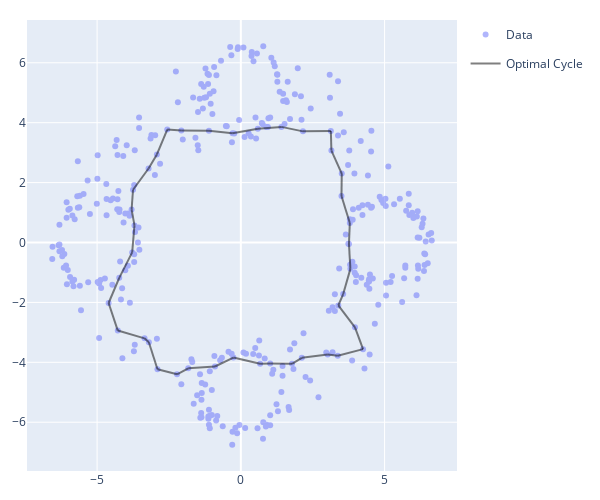

Here is the notebook cell this chart was saved with:
### Markdown cell above
#### Find Representative Cycles
To find representative cycles, we use the factored matrix and the `optimize_cycle` method. This returns a lot of information, including the initial unoptimized cycle and the process used to remove simplifies to optimize the cycle, but I don't show these here since I think they're irrelevant for our project. If interested, check out `vietoris_rips_bounding.ipynb` in Greg's example notebooks.

### Code cell
# cycle to optimize
i = homology[homology['dimension'] == 1].sort_values('cycle nnz').index[-1] # pick the largest cycle the optimize (could pick any what forms an actual cycle, this one's just easy)

# optimization problem
start = pd.Timestamp.now()
optimal = factored.optimize_cycle(
        birth_simplex=homology['birth simplex'][i], 
        problem_type='preserve PH basis'
    )
print(f'Optimizaiton took {pd.Timestamp.now() - start}')
optimal_edges = optimal['chain']['optimal cycle']['simplex'].tolist() # bounding box of optimal cycle

# plotting
trace_dta = go.Scatter( # data plot
        x=dta[:, 0],
        y=dta[:, 1],
        mode='markers',
        showlegend=True,
        name='Data',
        opacity=0.5
    )
traces_optimal = [oat.plot.edge__trace2d(edge, dta) for edge in optimal_edges] # optimal cycle plot
for n, trace in enumerate(traces_optimal): # plot optimal cycle
    trace.update(
            showlegend=(n==0),
            legendgroup='opti',
            opacity=0.5,
            name='Optimal Cycle',
            line=dict(color='black')
        )
fig = go.Figure(data=[trace_dta]+traces_optimal)
fig.update_layout(
        width=600, 
        height=500,
        margin=dict(l=20, r=20, t=20, b=20)
    )
fig.show()

### Figure 1 — Plotly figure (JSON) as saved in the notebook; plotly's stock layout.template omitted (floating-point values rounded to 4 significant figures; data arrays with more than 128 entries replaced by an {"elided": "..."} marker saying what was removed)
{"data": [{"mode": "markers", "name": "Data", "opacity": 0.5, "showlegend": true, "type": "scatter", "x": {"elided": "357 float values"}, "y": {"elided": "357 float values"}}, {"legendgroup": "opti", "line": {"color": "black"}, "mode": "lines", "name": "Optimal Cycle", "opacity": 0.5, "showlegend": true, "type": "scatter", "x": [-4.28, -4.44, -4.6], "y": [-2.94, -2.48, -2.02]}, {"legendgroup": "opti", "line": {"color": "black"}, "mode": "lines", "name": "Optimal Cycle", "opacity": 0.5, "showlegend": false, "type": "scatter", "x": [3.13, 2.645, 2.16], "y": [3.72, 3.715, 3.71]}, {"legendgroup": "opti", "line": {"color": "black"}, "mode": "lines", "name": "Optimal Cycle", "opacity": 0.5, "showlegend": false, "type": "scatter", "x": [-4.28, -3.815, -3.35], "y": [-2.94, -3.07, -3.2]}, {"legendgroup": "opti", "line": {"color": "black"}, "mode": "lines", "name": "Optimal Cycle", "opacity": 0.5, "showlegend": false, "type": "scatter", "x": [-4.23, -4.005, -3.78], "y": [-1.18, -0.755, -0.33]}, {"legendgroup": "opti", "line": {"color": "black"}, "mode": "lines", "name": "Optimal Cycle", "opacity": 0.5, "showlegend": false, "type": "scatter", "x": [-2.07, -1.59, -1.11], "y": [3.74, 3.735, 3.73]}, {"legendgroup": "opti", "line": {"color": "black"}, "mode": "lines", "name": "Optimal Cycle", "opacity": 0.5, "showlegend": false, "type": "scatter", "x": [-0.26, 0.205, 0.67], "y": [-3.84, -3.945, -4.05]}, {"legendgroup": "opti", "line": {"color": "black"}, "mode": "lines", "name": "Optimal Cycle", "opacity": 0.5, "showlegend": false, "type": "scatter", "x": [-3.2, -3.05, -2.9], "y": [-3.33, -3.78, -4.23]}, {"legendgroup": "opti", "line": {"color": "black"}, "mode": "lines", "name": "Optimal Cycle", "opacity": 0.5, "showlegend": false, "type": "scatter", "x": [3.5, 3.645, 3.79], "y": [1.55, 1.1, 0.65]}, {"legendgroup": "opti", "line": {"color": "black"}, "mode": "lines", "name": "Optimal Cycle", "opacity": 0.5, "showlegend": false, "type": "scatter", "x": [3.97, 3.68, 3.39], "y": [-2.83, -2.465, -2.1]}, {"legendgroup": "opti", "line": {"color": "black"}, "mode": "lines", "name": "Optimal Cycle", "opacity": 0.5, "showlegend": false, "type": "scatter", "x": [-1.83, -1.365, -0.9], "y": [-4.2, -4.17, -4.14]}, {"legendgroup": "opti", "line": {"color": "black"}, "mode": "lines", "name": "Optimal Cycle", "opacity": 0.5, "showlegend": false, "type": "scatter", "x": [-4.6, -4.415, -4.23], "y": [-2.02, -1.6, -1.18]}, {"legendgroup": "opti", "line": {"color": "black"}, "mode": "lines", "name": "Optimal Cycle", "opacity": 0.5, "showlegend": false, "type": "scatter", "x": [3.37, 3.81, 4.25], "y": [-3.78, -3.67, -3.56]}, {"legendgroup": "opti", "line": {"color": "black"}, "mode": "lines", "name": "Optimal Cycle", "opacity": 0.5, "showlegend": false, "type": "scatter", "x": [3.02, 2.57, 2.12], "y": [-3.74, -3.795, -3.85]}, {"legendgroup": "opti", "line": {"color": "black"}, "mode": "lines", "name": "Optimal Cycle", "opacity": 0.5, "showlegend": false, "type": "scatter", "x": [-2.92, -2.74, -2.56], "y": [2.94, 3.355, 3.77]}, {"legendgroup": "opti", "line": {"color": "black"}, "mode": "lines", "name": "Optimal Cycle", "opacity": 0.5, "showlegend": false, "type": "scatter", "x": [-3.7, -3.74, -3.78], "y": [0.57, 0.12, -0.33]}, {"legendgroup": "opti", "line": {"color": "black"}, "mode": "lines", "name": "Optimal Cycle", "opacity": 0.5, "showlegend": false, "type": "scatter", "x": [0.59, 0.15, -0.29], "y": [3.8, 3.725, 3.65]}, {"legendgroup": "opti", "line": {"color": "black"}, "mode": "lines", "name": "Optimal Cycle", "opacity": 0.5, "showlegend": false, "type": "scatter", "x": [-3.75, -3.48, -3.21], "y": [1.76, 2.115, 2.47]}, {"legendgroup": "opti", "line": {"color": "black"}, "mode": "lines", "name": "Optimal Cycle", "opacity": 0.5, "showlegend": false, "type": "scatter", "x": [3.56, 3.685, 3.81], "y": [-1.72, -1.3, -0.88]}, {"legendgroup": "opti", "line": {"color": "black"}, "mode": "lines", "name": "Optimal Cycle", "opacity": 0.5, "showlegend": false, "type": "scatter", "x": [3.51, 3.33, 3.15], "y": [2.3, 2.685, 3.07]}, {"legendgroup": "opti", "line": {"color": "black"}, "mode": "lines", "name": "Optimal Cycle", "opacity": 0.5, "showlegend": false, "type": "scatter", "x": [3.76, 3.785, 3.81], "y": [-0.05, -0.465, -0.88]}, {"legendgroup": "opti", "line": {"color": "black"}, "mode": "lines", "name": "Optimal Cycle", "opacity": 0.5, "showlegend": false, "type": "scatter", "x": [-1.11, -0.7, -0.29], "y": [3.73, 3.69, 3.65]}, {"legendgroup": "opti", "line": {"color": "black"}, "mode": "lines", "name": "Optimal Cycle", "opacity": 0.5, "showlegend": false, "type": "scatter", "x": [1.41, 1, 0.59], "y": [3.86, 3.83, 3.8]}, {"legendgroup": "opti", "line": {"color": "black"}, "mode": "lines", "name": "Optimal Cycle", "opacity": 0.5, "showlegend": false, "type": "scatter", "x": [4.25, 4.11, 3.97], "y": [-3.56, -3.195, -2.83]}, {"legendgroup": "opti", "line": {"color": "black"}, "mode": "lines", "name": "Optimal Cycle", "opacity": 0.5, "showlegend": false, "type": "scatter", "x": [2.16, 1.785, 1.41], "y": [3.71, 3.785, 3.86]}, {"legendgroup": "opti", "line": {"color": "black"}, "mode": "lines", "name": "Optimal Cycle", "opacity": 0.5, "showlegend": false, "type": "scatter", "x": [1.78, 1.4, 1.02], "y": [-4.05, -4.045, -4.04]}, {"legendgroup": "opti", "line": {"color": "black"}, "mode": "lines", "name": "Optimal Cycle", "opacity": 0.5, "showlegend": false, "type": "scatter", "x": [3.5, 3.505, 3.51], "y": [1.55, 1.925, 2.3]}, {"legendgroup": "opti", "line": {"color": "black"}, "mode": "lines", "name": "Optimal Cycle", "opacity": 0.5, "showlegend": false, "type": "scatter", "x": [-0.26, -0.58, -0.9], "y": [-3.84, -3.99, -4.14]}, {"legendgroup": "opti", "line": {"color": "black"}, "mode": "lines", "name": "Optimal Cycle", "opacity": 0.5, "showlegend": false, "type": "scatter", "x": [-2.22, -2.56, -2.9], "y": [-4.4, -4.315, -4.23]}, {"legendgroup": "opti", "line": {"color": "black"}, "mode": "lines", "name": "Optimal Cycle", "opacity": 0.5, "showlegend": false, "type": "scatter", "x": [3.79, 3.775, 3.76], "y": [0.65, 0.3, -0.05]}, {"legendgroup": "opti", "line": {"color": "black"}, "mode": "lines", "name": "Optimal Cycle", "opacity": 0.5, "showlegend": false, "type": "scatter", "x": [-3.75, -3.775, -3.8], "y": [1.76, 1.43, 1.1]}, {"legendgroup": "opti", "line": {"color": "black"}, "mode": "lines", "name": "Optimal Cycle", "opacity": 0.5, "showlegend": false, "type": "scatter", "x": [3.13, 3.14, 3.15], "y": [3.72, 3.395, 3.07]}, {"legendgroup": "opti", "line": {"color": "black"}, "mode": "lines", "name": "Optimal Cycle", "opacity": 0.5, "showlegend": false, "type": "scatter", "x": [-2.92, -3.065, -3.21], "y": [2.94, 2.705, 2.47]}, {"legendgroup": "opti", "line": {"color": "black"}, "mode": "lines", "name": "Optimal Cycle", "opacity": 0.5, "showlegend": false, "type": "scatter", "x": [-3.7, -3.75, -3.8], "y": [0.57, 0.835, 1.1]}, {"legendgroup": "opti", "line": {"color": "black"}, "mode": "lines", "name": "Optimal Cycle", "opacity": 0.5, "showlegend": false, "type": "scatter", "x": [-2.07, -2.315, -2.56], "y": [3.74, 3.755, 3.77]}, {"legendgroup": "opti", "line": {"color": "black"}, "mode": "lines", "name": "Optimal Cycle", "opacity": 0.5, "showlegend": false, "type": "scatter", "x": [-2.22, -2.025, -1.83], "y": [-4.4, -4.3, -4.2]}, {"legendgroup": "opti", "line": {"color": "black"}, "mode": "lines", "name": "Optimal Cycle", "opacity": 0.5, "showlegend": false, "type": "scatter", "x": [3.56, 3.475, 3.39], "y": [-1.72, -1.91, -2.1]}, {"legendgroup": "opti", "line": {"color": "black"}, "mode": "lines", "name": "Optimal Cycle", "opacity": 0.5, "showlegend": false, "type": "scatter", "x": [1.78, 1.95, 2.12], "y": [-4.05, -3.95, -3.85]}, {"legendgroup": "opti", "line": {"color": "black"}, "mode": "lines", "name": "Optimal Cycle", "opacity": 0.5, "showlegend": false, "type": "scatter", "x": [3.37, 3.195, 3.02], "y": [-3.78, -3.76, -3.74]}, {"legendgroup": "opti", "line": {"color": "black"}, "mode": "lines", "name": "Optimal Cycle", "opacity": 0.5, "showlegend": false, "type": "scatter", "x": [0.67, 0.845, 1.02], "y": [-4.05, -4.045, -4.04]}, {"legendgroup": "opti", "line": {"color": "black"}, "mode": "lines", "name": "Optimal Cycle", "opacity": 0.5, "showlegend": false, "type": "scatter", "x": [-3.35, -3.275, -3.2], "y": [-3.2, -3.265, -3.33]}], "layout": {"height": 500, "margin": {"b": 20, "l": 20, "r": 20, "t": 20}, "width": 600}}
